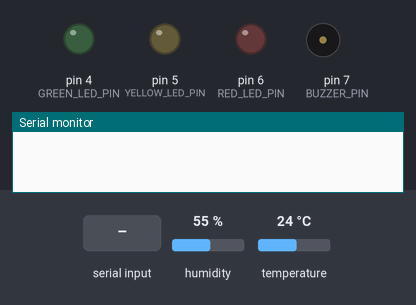
Simulated run of this sketch. Board: Arduino Uno, built with avr-gcc and run on an emulated ATmega328P. Shown: output pins drawn as LEDs (lit = HIGH), buzzer (waves = sounding), the last lines printed to the serial monitor. The inputs (shaded band) are chosen by the test bench; at power-on: humidity 55 %, temperature 24 °C.

Above: at 1.2 s.
1.3 s: "S" received over Serial
At 1.6 s:
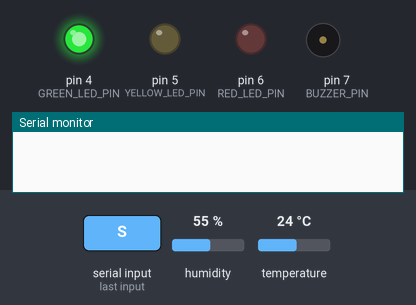
2.8 s: "C" received over Serial
At 3.9 s:
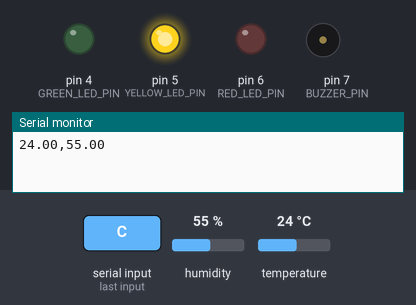
4.3 s: "D" received over Serial
At 5.0 s:
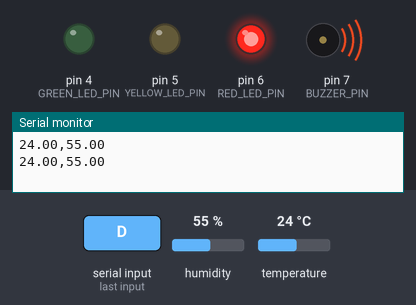
5.8 s: "1" received over Serial
At 6.2 s:
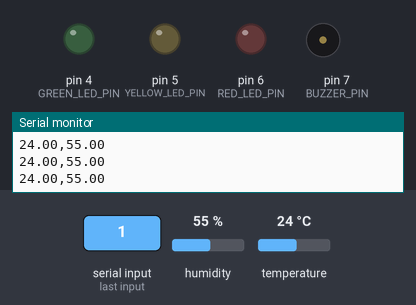
Timing chart, 0 to 8.3 s (numbered marks = the images above; inputs shaded):
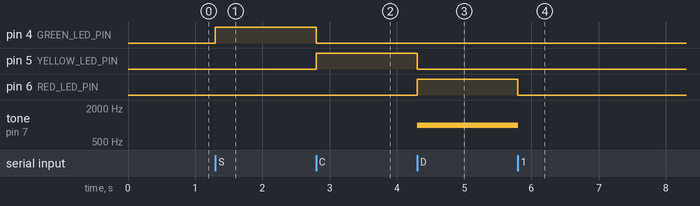

Measured:
- after the input at 1.3 s, pin 4 (GREEN_LED_PIN): LOW → HIGH at once
- after the input at 2.8 s, pin 4 (GREEN_LED_PIN): HIGH → LOW at once; pin 5 (YELLOW_LED_PIN): LOW → HIGH at once
- after the input at 4.3 s, pin 5 (YELLOW_LED_PIN): HIGH → LOW at once; pin 6 (RED_LED_PIN): LOW → HIGH at once; tone on pin 7 (BUZZER_PIN): silent → 1000 Hz at once
- after the input at 5.8 s, pin 6 (RED_LED_PIN): HIGH → LOW at once; tone on pin 7 (BUZZER_PIN): 1000 Hz → silent at once

The sketch:

sketch_oct9a.ino
```cpp
// 1. 라이브러리 포함
#include "DHT.h"

// 2. 핀 번호 설정
#define DHTPIN 2       // DHT 센서 데이터 핀
#define DHTTYPE DHT22  // DHT22 센서 사용 (만약 DHT11이면 DHT11로 변경)

#define GREEN_LED_PIN 4
#define YELLOW_LED_PIN 5
#define RED_LED_PIN 6
#define BUZZER_PIN 7

// 3. 객체 생성
DHT dht(DHTPIN, DHTTYPE);

// 4. 데이터 전송 시간 관리를 위한 변수
unsigned long previousMillis = 0;
const long interval = 2000; // 2초 간격

void setup() {
  // 시리얼 통신 시작 (파이썬과 통신 속도 맞추기)
  Serial.begin(9600);

  // DHT 센서 초기화
  dht.begin();

  // LED와 부저 핀을 출력 모드로 설정
  pinMode(GREEN_LED_PIN, OUTPUT);
  pinMode(YELLOW_LED_PIN, OUTPUT);
  pinMode(RED_LED_PIN, OUTPUT);
  pinMode(BUZZER_PIN, OUTPUT);

  // 시작 시 모든 LED와 부저 끄기
  setAlarm('O'); // Off
}

void loop() {
  // --- 작업 1: 2초마다 센서 데이터 PC로 전송 ---
  unsigned long currentMillis = millis();
  if (currentMillis - previousMillis >= interval) {
    previousMillis = currentMillis;

    float h = dht.readHumidity();
    float t = dht.readTemperature();

    // 센서 읽기 실패 시 재시도
    if (isnan(h) || isnan(t)) {
      Serial.println("Failed to read from DHT sensor!");
      return;
    }

    // "온도,습도" 형식으로 PC에 데이터 전송
    Serial.print(t);
    Serial.print(",");
    Serial.println(h);
  }

  // --- 작업 2: PC로부터 제어 신호 수신 ---
  if (Serial.available() > 0) {
    char command = Serial.read(); // PC가 보낸 신호(한 글자) 읽기
    setAlarm(command); // 읽은 신호에 따라 LED/부저 제어
  }
}

// LED와 부저를 제어하는 함수
void setAlarm(char command) {
  // 일단 모든 LED와 부저를 끈다.
  digitalWrite(GREEN_LED_PIN, LOW);
  digitalWrite(YELLOW_LED_PIN, LOW);
  digitalWrite(RED_LED_PIN, LOW);
  noTone(BUZZER_PIN);

  // 받은 신호에 따라 해당 부품만 켠다.
  if (command == 'S') { // Safe
    digitalWrite(GREEN_LED_PIN, HIGH);
  } else if (command == 'C') { // Caution
    digitalWrite(YELLOW_LED_PIN, HIGH);
  } else if (command == 'D') { // Danger
    digitalWrite(RED_LED_PIN, HIGH);
    tone(BUZZER_PIN, 1000); // 1000Hz 주파수로 부저 울림
  }
}
```
